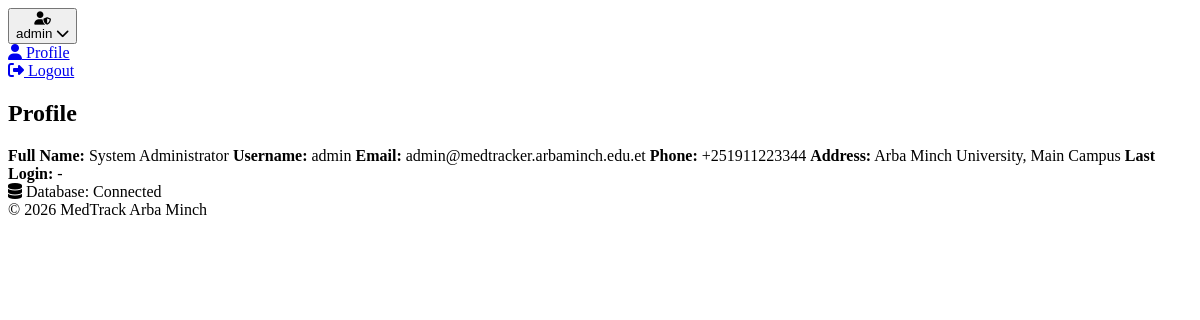
Screenshot of /admin/profile.php (signed in) with the database file from the repository.
### tables this page shows
CREATE TABLE `users` (
  `user_id` INT(11) NOT NULL AUTO_INCREMENT,
  `username` VARCHAR(50) NOT NULL UNIQUE,
  `email` VARCHAR(100) NOT NULL UNIQUE,
  `password_hash` VARCHAR(255) NOT NULL,
  `password_reset_token` VARCHAR(64) DEFAULT NULL,
  `password_reset_expires` DATETIME DEFAULT NULL,
  `user_type` ENUM('admin', 'pharmacy', 'user') NOT NULL DEFAULT 'user',
  `full_name` VARCHAR(100) NOT NULL,
  `phone_number` VARCHAR(20),
  `address` TEXT,
  `profile_image` VARCHAR(255) DEFAULT 'default_avatar.png',
  `is_verified` TINYINT(1) DEFAULT 0,
  `verification_token` VARCHAR(64),
  `failed_login_attempts` INT(11) DEFAULT 0,
  `account_locked_until` DATETIME DEFAULT NULL,
  `two_factor_enabled` TINYINT(1) DEFAULT 0,
  `last_login` TIMESTAMP NULL DEFAULT NULL,
  `last_ip` VARCHAR(45),
  `created_at` TIMESTAMP DEFAULT CURRENT_TIMESTAMP,
  `updated_at` TIMESTAMP DEFAULT CURRENT_TIMESTAMP ON UPDATE CURRENT_TIMESTAMP,
  PRIMARY KEY (`user_id`),
  INDEX `idx_email_verified` (`email`, `is_verified`),
  INDEX `idx_user_type` (`user_type`),
  INDEX `idx_password_reset` (`password_reset_token`, `password_reset_expires`)
);

### admin/profile.php (the view, shortened to what this page needs)
<?php
$conn = getDatabaseConnection();
$user_id = (int)$_SESSION['user_id'];
$user = $conn->query("SELECT username, email, full_name, phone_number, address, last_login FROM users WHERE user_id = $user_id")->fetch_assoc();
?>
<!DOCTYPE html>
<html lang="en">
<head>
    <link rel="stylesheet" href="../styles/admin.css?v=20260111">
    <link rel="stylesheet" href="https://cdnjs.cloudflare.com/ajax/libs/font-awesome/6.4.0/css/all.min.css">
</head>
<body class="admin-dashboard">
    <div class="main-content">
        <header class="topbar">
            <div class="topbar-right" style="margin-left: auto;">
                <div class="user-dropdown">
                    <button class="user-btn">
                        <div class="avatar-sm"><i class="fas fa-user-shield"></i></div>
                        <span><?php echo htmlspecialchars($_SESSION['username']); ?></span>
                        <i class="fas fa-chevron-down"></i>
                    </button>
                    <div class="dropdown-menu">
                        <a href="profile.php"><i class="fas fa-user"></i> Profile</a>
                        <a href="../logout.php"><i class="fas fa-sign-out-alt"></i> Logout</a>
                    </div>
                </div>
            </div>
        </header>
        <div class="dashboard-content">
            <div class="stats-overview">
                <div class="stats-header">
                    <h2>Profile</h2>
                </div>
                <div class="section-card">
                    <div class="card-body">
                        <div class="request-item" style="display:flex;flex-direction:column;gap:10px;">
                            <div class="request-details">
                                <span><strong>Full Name:</strong> <?php echo htmlspecialchars($user['full_name']); ?></span>
                                <span><strong>Username:</strong> <?php echo htmlspecialchars($user['username']); ?></span>
                                <span><strong>Email:</strong> <?php echo htmlspecialchars($user['email']); ?></span>
                                <span><strong>Phone:</strong> <?php echo htmlspecialchars($user['phone_number'] ?? '-'); ?></span>
                                <span><strong>Address:</strong> <?php echo htmlspecialchars($user['address'] ?? '-'); ?></span>
                                <span><strong>Last Login:</strong> <?php echo $user['last_login'] ? date('M d, Y H:i', strtotime($user['last_login'])) : '-'; ?></span>
                            </div>
                        </div>
                    </div>
                </div>
            </div>
        </div>
        <footer class="dashboard-footer">
            <div class="footer-content">
                <div class="system-info">
                    <span><i class="fas fa-database"></i> Database: Connected</span>
                </div>
                <div class="copyright">© <?php echo date('Y'); ?> MedTrack Arba Minch</div>
            </div>
        </footer>
    </div>
</body>
</html>

### styles/admin.css (style rules this page uses)
:root { --clinical-white: #fff; --clinical-offwhite: #f7fafd; --clinical-light: #f1f5fa; --clinical-border: #e3e8f0; --clinical-text: #1a2233; --clinical-text-light: #4b5b70; --clinical-accent: #2563eb; --clinical-accent-2: #10b981; --clinical-accent-light: #eef1f6; --clinical-success: #10b981; --clinical-warning: #f0b429; --clinical-error: #ef4444; --clinical-emergency: #dc2626; --shadow-lg: 0 12px 28px rgba(16, 37, 66, 0.13); --shadow-card: 0 2px 12px rgba(37,99,235,0.07), 0 1.5px 4px rgba(16,37,66,0.06); --shadow-sm: 0 2px 8px rgba(16,37,66,0.07); --transition: 180ms cubic-bezier(.4,0,.2,1); --sidebar-dark-bg: #202733; --sidebar-dark-border: #2b3240; --sidebar-dark-text: #e5e7eb; --sidebar-dark-muted: #a0a8b6; --sidebar-hover: rgba(37,99,235,0.08); --sidebar-hover-alt: rgba(255, 255, 255, 0.06); --clinical-danger: #ef4444; }

### rows the page displays
users: full_name "System Administrator", username "admin", email "admin@medtracker.arbaminch.edu.et", phone_number "+251911223344", address "Arba Minch University, Main Campus"

### other values shown
$_SESSION['username'] "admin"
